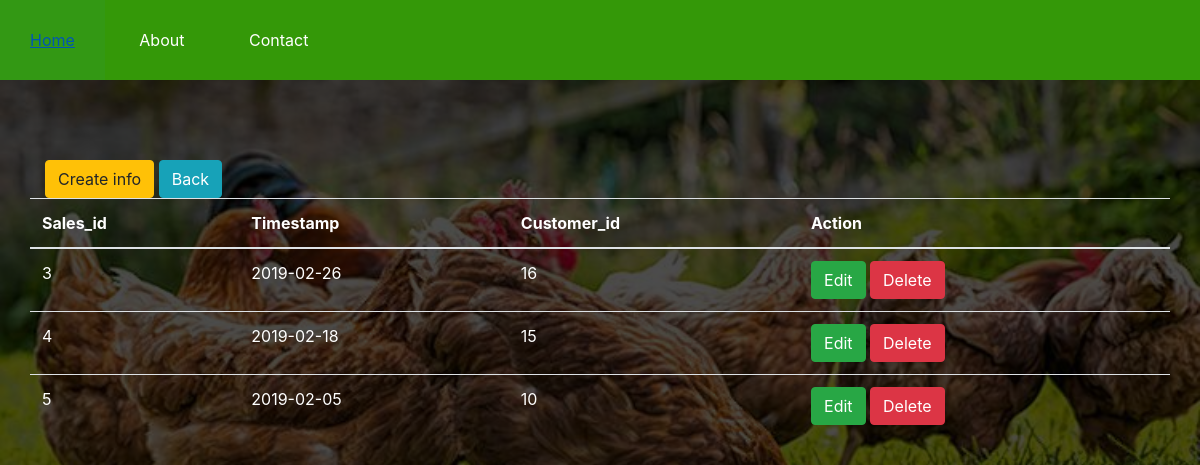
The app's page /salescrud.php (signed in) with its own data.
### tables this page shows
CREATE TABLE `sales` (
  `id` int(100) NOT NULL,
  `userid` int(100) DEFAULT NULL,
  `timestamp` varchar(100) DEFAULT NULL,
  `customer_id` int(100) DEFAULT NULL
);

### salescrud.php (the view, shortened to what this page needs)
<!DOCTYPE html>
<html>
<head>
	<link rel="stylesheet" type="text/css"	href="Css1/side.css">
	<link rel="stylesheet" href="bootstrap/css/bootstrap.min.css">
</head>
<body>
<div id="main">
			<nav>
				<ul>
					<li><a href="front1.php">Home</a></li>
					<li><a href="#">About</a></li>
					<li><a href="#">Contact</a></li>
				</ul>
	</div>
	<?php require_once 'process4.php';?>
	<div class="container">
	<?php
		$mysqli = new mysqli('localhost','root','','registration') or die(mysqli_error($mysqli));
		$username= $_SESSION["username"];
		$result=$mysqli->query("select id from users where username='$username'") or die($mysqli->error);
		if(@count($result)==1)
		{
			$row=$result->fetch_array();
			$userid=$row['id'];
		}
		$result = $mysqli->query("SELECT * FROM sales where userid='$userid'") or die($mysqli->error);
		?>
		<a href="salesadd.php"class="btn btn-warning">Create info</a>
		<a href="index1.php"class="btn btn-info">Back</a>
		<div class="row justify-content-center">
		<br><br><br>
			<table class="table">
				<thead>
					<tr class="text-white">
						<th>Sales_id</th>
						<th>Timestamp</th>
						<th>Customer_id</th>
						<th colspan="2">Action</th>
					</tr>
				</thead>
				<?php
					while($row=$result->fetch_assoc()):?>
						<tr class="text-white">
							<td><?php echo $row['id']?></td>
							<td><?php echo $row['timestamp']?></td>
							<td><?php echo $row['customer_id']?></td>
							<td>
								<a href="salesadd.php?edit=<?php echo $row['id'];?>"
									class="btn btn-success">Edit</a>
								<a href="process4.php?delete=<?php echo $row['id'];?>"
									class="btn btn-danger">Delete</a>
							</td>
						</tr>
						<?php endwhile;?>
			</table>
		</div>
</div>
</body>
</html>

### Css1/side.css (style rules this page uses)
* { margin:0px; padding:0px; }
body { font-size:120%; background:#F8F8FF; background-image:linear-gradient(rgba(0,0,0,0.7),rgba(0,0,0,0.7)), url("../Image chicken/b.jpg"); background-size:cover; }
#main { width:100%; height:20vh; }
nav { width:100%; height:80px; background-color:#349808; line-height:80px; }
nav ul { float:left; margin-right:30px; }
nav ul li { list-style-type: none; display:inline-block; transition:0.8s all; color:#fff }
nav ul li a { text-decoration:none; color:#fff; padding:30px; }
.btn { padding:10px; font-size:15px; color:white; background:#349808; border:none; border-radius:5px; }

### records on screen
sales: id "3", timestamp "2019-02-26", customer "16"
sales: id "4", timestamp "2019-02-18", customer "15"
sales: id "5", timestamp "2019-02-05", customer "10"
